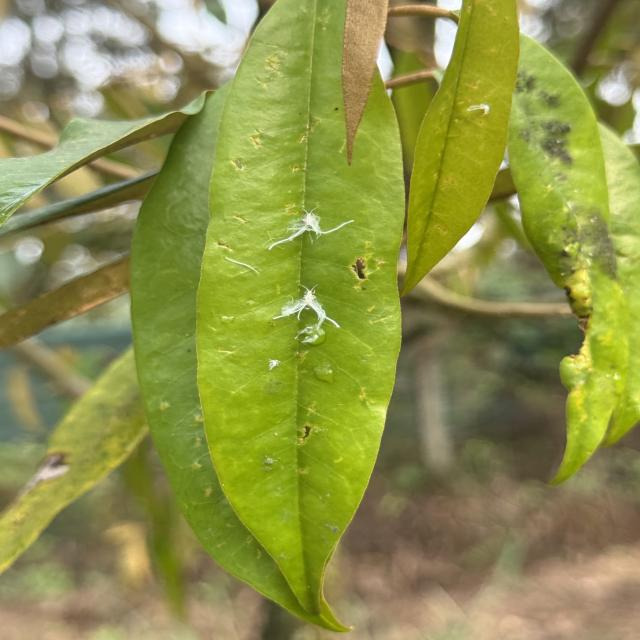
#> input picture prospective/seremban_640/images/test/o1t1_IMG_7950.jpg, 640 x 640 px; its folder holds 3 pictures in this run
$ python exif_audit.py ../../prospective/seremban_640/images/test
#> lines starting #> are read from the running program, lines starting #| are printed output that depends on the picture
#!/usr/bin/env python3
"""
exif_audit.py - inventory the environmental metadata sitting in your photos,
and assign every image to a farm.

    pip install pillow pillow-heif
    python exif_audit.py /path/to/photos -o metadata.csv

What changed from the previous version
--------------------------------------
1. Writes `path` (relative to the scan root) alongside `file`, so images that
   share a basename can still be told apart. IMG_9885 exists twice in this
   library with different content; the old csv keyed on basename alone and
   silently conflated them.

2. Writes `sha1` and `stem`, so the csv can be joined to a Roboflow export
   (whose filenames carry a per-project hash suffix) and so exact duplicates
   are visible.

3. Assigns a `farm` to every image, not only the ones with GPS:
       - images with GPS are clustered at FARM_KM
       - each capture date is then mapped to whichever farm its GPS-bearing
         images belong to
       - images with a date but no GPS inherit that date's farm
   In this library the second rule recovers most of what was missing, because
   each farm was visited on a single day. `farm_source` records which rule
   fired, so the inherited assignments can be excluded if a reviewer objects.

4. Reports device-by-farm and date-by-farm crosstabs, because a camera or a
   date that appears at exactly one farm is confounded with it.

5. Flags duplicate basenames and duplicate content explicitly.
"""
import os
import sys
import csv
import math
import hashlib
import argparse
from collections import defaultdict, Counter
from datetime import datetime

try:
    from PIL import Image, ExifTags
except ImportError:
    sys.exit("pip install pillow")

try:
    import pillow_heif
    pillow_heif.register_heif_opener()
#> (this line was passed over: pillow_heif is not available in this run)
    HEIC = True
except ImportError:
    HEIC = False

EXTS = {".jpg", ".jpeg", ".png", ".tif", ".tiff", ".heic", ".heif", ".dng"}
GPSTAGS = {v: k for k, v in ExifTags.GPSTAGS.items()}
TAGS = {v: k for k, v in ExifTags.TAGS.items()}

FARM_KM = 1.5          # two photos within this distance belong to one farm
NEIGHBOUR_MIN = 30     # a GPS-less photo inherits a farm only if the
                       # nearest GPS photo that day is within this many
                       # minutes on both sides, or unambiguous on one
BORNEO_LON = 109.0     # east of this is Sabah / Sarawak


# ----------------------------------------------------------------- helpers --
# [17 lines left out: functions _rat, dms_to_deg, not called in this run]


def sha1_of(path, chunk=1 << 20):
    h = hashlib.sha1()
    try:
        with open(path, "rb") as fh:
            for b in iter(lambda: fh.read(chunk), b""):
                h.update(b)
        return h.hexdigest()
    except Exception:
        return None


# [28 lines left out: functions haversine, solar_elevation, not called in this run]


# -------------------------------------------------------------- extraction --
def read_one(path, root, want_hash=True):
    rel = os.path.relpath(path, root).replace("\\", "/")
    base = os.path.basename(path)
    out = {
        "file": base,
        "path": rel,
        "stem": os.path.splitext(base)[0],
        "folder": os.path.dirname(rel),
    }
    if want_hash:
        out["sha1"] = sha1_of(path)

    try:
        im = Image.open(path)
        ex = im.getexif()
        out["ImageWidth"], out["ImageLength"] = im.size
    except Exception as e:
        out["error"] = type(e).__name__
        return out

    for name in ("Make", "Model", "DateTimeOriginal", "DateTime", "Software"):
        t = TAGS.get(name)
        if t and t in ex:
            out[name] = str(ex[t])

    try:
        ifd = ex.get_ifd(0x8769)
        for name in ("DateTimeOriginal", "ISOSpeedRatings", "FNumber",
                     "ExposureTime", "FocalLength", "WhiteBalance",
                     "LensModel", "SubsecTimeOriginal"):
            t = TAGS.get(name)
            if t and t in ifd:
                out[name] = str(ifd[t])
    except Exception:
        pass

    try:
        g = ex.get_ifd(0x8825)
    except Exception:
        g = {}
    if g:
        lat = dms_to_deg(g.get(GPSTAGS["GPSLatitude"]),
                         g.get(GPSTAGS["GPSLatitudeRef"], "N"))
        lon = dms_to_deg(g.get(GPSTAGS["GPSLongitude"]),
                         g.get(GPSTAGS["GPSLongitudeRef"], "E"))
        if lat is not None and lon is not None:
            out["lat"], out["lon"] = lat, lon
        alt = _rat(g.get(GPSTAGS["GPSAltitude"]))
        if alt is not None:
            if g.get(GPSTAGS.get("GPSAltitudeRef"), 0) in (1, b"\x01"):
                alt = -alt
            out["altitude_m"] = round(alt, 1)
        for name in ("GPSImgDirection", "GPSSpeed", "GPSHPositioningError",
                     "GPSDateStamp", "GPSTimeStamp"):
            k = GPSTAGS.get(name)
            if k and k in g:
                v = g[k]
                if name == "GPSTimeStamp":
                    try:
                        v = ":".join("%02d" % int(_rat(x)) for x in v)
                    except Exception:
                        pass
                elif name != "GPSDateStamp":
                    v = _rat(v)
                out[name] = str(v)

    ts = out.get("DateTimeOriginal") or out.get("DateTime")
    if ts:
        try:
            dt = datetime.strptime(ts, "%Y:%m:%d %H:%M:%S")
            out["date"] = dt.date().isoformat()
            out["hour"] = round(dt.hour + dt.minute / 60, 3)
            out["doy"] = dt.timetuple().tm_yday
            ang = 2 * math.pi * out["doy"] / 365.25
            out["doy_sin"] = round(math.sin(ang), 4)
            out["doy_cos"] = round(math.cos(ang), 4)
            if out.get("lat") is not None:
                out["solar_elev_deg"] = round(
                    solar_elevation(dt, out["lat"], out["lon"]), 2)
        except Exception:
            pass

    if out.get("lon") is not None:
        out["region"] = "Borneo" if out["lon"] > BORNEO_LON else "Peninsular"
    return out


# ------------------------------------------------------------ farm assign --
def assign_farms(rows, km=FARM_KM):
    """
    GPS-bearing rows are clustered; every date is then mapped to the farm its
    GPS-bearing images sit in, and dateless-but-GPS-less rows inherit nothing.
    Sets 'farm' and 'farm_source' on every row.
    """
    gps_rows = [r for r in rows if r.get("lat") is not None]

    # single-link clustering on the distinct coordinates
    clusters = []                       # list of list of (lat, lon)
    for r in gps_rows:
        p = (r["lat"], r["lon"])
        hit = None
        for c in clusters:
            if any(haversine(p, q) < km for q in c):
                hit = c
                break
        if hit is None:
            clusters.append([p])
        else:
            hit.append(p)

    merged = True
    while merged:
        merged = False
        for i in range(len(clusters)):
            for j in range(i + 1, len(clusters)):
                if any(haversine(p, q) < km
                       for p in clusters[i] for q in clusters[j]):
                    clusters[i] += clusters.pop(j)
                    merged = True
                    break
            if merged:
                break

    clusters.sort(key=len, reverse=True)
    point2farm = {}
    for idx, c in enumerate(clusters):
        for p in c:
            point2farm[p] = idx

    for r in gps_rows:
        r["farm"] = point2farm[(r["lat"], r["lon"])]
        r["farm_source"] = "gps"

    # ---- rule 2: a date that maps to exactly one farm ----------------------
    date_farms = defaultdict(set)
    for r in gps_rows:
        if r.get("date"):
            date_farms[r["date"]].add(r["farm"])
    date2farm = {d: list(f)[0] for d, f in date_farms.items() if len(f) == 1}
    ambiguous = {d for d, f in date_farms.items() if len(f) > 1}

    # ---- rule 3: nearest GPS photo in time, same day -----------------------
    # On a multi-farm day the visits are sequential, so a photo taken between
    # two GPS photos of the same farm belongs to that farm. This is what
    # recovers the images shot on the second phone, which had location off.
    anchors = defaultdict(list)          # date -> [(minutes, farm), ...]
    for r in gps_rows:
        if r.get("date") and r.get("hour") is not None:
            anchors[r["date"]].append((r["hour"] * 60.0, r["farm"]))
    for d in anchors:
        anchors[d].sort()

    def infer_by_time(r):
        d, h = r.get("date"), r.get("hour")
        if not d or h is None or d not in anchors:
            return None, None
        t = h * 60.0
        seq = anchors[d]
        before = [(tt, f) for tt, f in seq if tt <= t]
        after = [(tt, f) for tt, f in seq if tt >= t]
        pb = before[-1] if before else None
        pa = after[0] if after else None

        if pb and pa:
            if pb[1] == pa[1]:
                return pb[1], "time_between"        # bracketed, same farm
            # straddles a move between farms: take the closer one if it is
            # clearly closer, otherwise refuse
            db, da = t - pb[0], pa[0] - t
            if min(db, da) <= NEIGHBOUR_MIN and abs(db - da) > NEIGHBOUR_MIN:
                return (pb[1] if db < da else pa[1]), "time_nearest"
            return None, "time_straddle"
        p = pb or pa
        if p and abs(t - p[0]) <= NEIGHBOUR_MIN:
            return p[1], "time_edge"
        return None, "time_far"

    for r in rows:
        if r.get("farm") is not None:
            continue
        d = r.get("date")
        if d and d in date2farm:
            r["farm"] = date2farm[d]
            r["farm_source"] = "date"
            continue
        f, why = infer_by_time(r)
        if f is not None:
            r["farm"] = f
            r["farm_source"] = why
        else:
            r["farm"] = None
            r["farm_source"] = why or ("ambiguous_date" if d in ambiguous
                                       else "none")

    return clusters, date2farm, ambiguous


# -------------------------------------------------------------------- main --
def main():
    ap = argparse.ArgumentParser()
    ap.add_argument("root")
    ap.add_argument("-o", "--out", default=None)
    ap.add_argument("--no-hash", action="store_true",
                    help="skip sha1 (faster on a big library)")
    a = ap.parse_args()

    files = []
    for dp, _, fns in os.walk(a.root):
        for fn in fns:
            if os.path.splitext(fn)[1].lower() in EXTS:
                files.append(os.path.join(dp, fn))
    if not files:
        sys.exit("no images found under " + a.root)

    print(f"scanning {len(files)} files ...")
    if not HEIC:
        print("  (pillow-heif not installed; HEIC files will fail)")
    rows = [read_one(p, a.root, want_hash=not a.no_hash) for p in files]

    clusters, date2farm, ambiguous = assign_farms(rows)

    n = len(rows)
    gps = [r for r in rows if r.get("lat") is not None]
    tim = [r for r in rows if r.get("date")]
    farmed = [r for r in rows if r.get("farm") is not None]

    print("\n" + "=" * 68)
    print("  COVERAGE")
    print("=" * 68)
    print(f"  images                    {n}")
    print(f"  with GPS                  {len(gps):5d}  ({len(gps)/n:.0%})")
    print(f"  with capture time         {len(tim):5d}  ({len(tim)/n:.0%})")
    print(f"  assigned to a farm        {len(farmed):5d}  ({len(farmed)/n:.0%})")
    src = Counter(r.get("farm_source") for r in rows)
    for k in ("gps", "date", "time_between", "time_nearest", "time_edge",
              "time_straddle", "time_far", "ambiguous_date", "none"):
        if src.get(k):
            print(f"      via {k:16s}{src[k]:5d}")

    # ------------------------------------------------------------- farms ----
    print("\n" + "=" * 68)
    print(f"  FARMS (single-link at {FARM_KM*1000:.0f} m)")
    print("=" * 68)
    byfarm = defaultdict(list)
    for r in farmed:
        byfarm[r["farm"]].append(r)
    print(f"  {'farm':>4s} {'images':>7s} {'gps':>5s} {'date':>5s} "
          f"{'lat':>9s} {'lon':>10s}  {'region':<11s} dates")
    for f in sorted(byfarm, key=lambda k: -len(byfarm[k])):
        rs = byfarm[f]
        gl = [r for r in rs if r.get("lat") is not None]
        la = sum(r["lat"] for r in gl) / len(gl) if gl else float("nan")
        lo = sum(r["lon"] for r in gl) / len(gl) if gl else float("nan")
        ds = sorted({r["date"] for r in rs if r.get("date")})
        reg = "Borneo" if lo > BORNEO_LON else "Peninsular"
        print(f"  {f:4d} {len(rs):7d} "
              f"{sum(1 for r in rs if r.get('farm_source')=='gps'):5d} "
              f"{sum(1 for r in rs if r.get('farm_source')=='date'):5d} "
              f"{la:9.4f} {lo:10.4f}  {reg:<11s} "
              f"{','.join(ds[:3])}{'...' if len(ds)>3 else ''}")

    pen = sum(1 for r in gps if r["lon"] <= BORNEO_LON)
    bor = sum(1 for r in gps if r["lon"] > BORNEO_LON)
    print(f"\n  Peninsular {pen}   Borneo {bor}")
    if bor == 0:
        print("  No Borneo images in this scan - point the script at the Sabah")
        print("  folder too if the cross-island set should be included.")

    # ------------------------------------------------------- confounding ----
    print("\n" + "=" * 68)
    print("  CONFOUNDING CHECKS")
    print("=" * 68)

    dm = defaultdict(Counter)
    unassigned = Counter()
    for r in rows:
        m = r.get("Model", "?")
        if r.get("farm") is not None:
            dm[m][r["farm"]] += 1
        else:
            unassigned[m] += 1
    print("  device by farm:")
    allmodels = set(dm) | set(unassigned)
    for m in sorted(allmodels,
                    key=lambda x: -(sum(dm[x].values()) + unassigned[x])):
        c = dm.get(m, Counter())
        fs = sorted(c)
        print(f"    {str(m):22s} farms {fs}  assigned={sum(c.values())}  "
              f"unassigned={unassigned.get(m,0)}")
        if len(fs) == 1:
            print("        ^ appears at one farm only: confounded with it")
        if unassigned.get(m, 0) and not fs:
            print("        ^ no image from this device has a farm: it carried")
            print("          no GPS and could not be inferred")

    print("\n  GPS presence by device:")
    gpsdev = defaultdict(lambda: [0, 0])
    for r in rows:
        gpsdev[r.get("Model", "?")][0 if r.get("lat") is None else 1] += 1
    for m, (no, yes) in sorted(gpsdev.items(), key=lambda t: -sum(t[1])):
        print(f"    {str(m):22s} with GPS {yes:5d}   without {no:5d}")

    dd = defaultdict(set)
    for r in farmed:
        if r.get("date"):
            dd[r["farm"]].add(r["date"])
    single = [f for f, s in dd.items() if len(s) == 1]
    print(f"\n  farms visited on exactly one day: {len(single)} of {len(dd)}")
    if single:
        print("    farm and date are then the same grouping; a difference")
        print("    between farms cannot be separated from a difference")
        print("    between days.")

    if ambiguous:
        print(f"\n  dates spanning more than one farm: {sorted(ambiguous)}")
        print("    images from these dates were NOT given an inherited farm")

    # -------------------------------------------------------- duplicates ----
    print("\n" + "=" * 68)
    print("  DUPLICATES")
    print("=" * 68)
    by_stem = defaultdict(list)
    for r in rows:
        by_stem[r["stem"]].append(r)
    dup_names = {k: v for k, v in by_stem.items() if len(v) > 1}
    print(f"  repeated basenames        {len(dup_names)}")
    for k, v in list(dup_names.items())[:10]:
        same = len({r.get("sha1") for r in v}) == 1
        tag = "same content" if same else "DIFFERENT CONTENT"
        print(f"    {k:34s} x{len(v)}  {tag}")
        if not same:
            for r in v[:3]:
                print(f"        {r['path']}")

    if not a.no_hash:
        by_hash = defaultdict(list)
        for r in rows:
            if r.get("sha1"):
                by_hash[r["sha1"]].append(r)
        dup_content = {k: v for k, v in by_hash.items() if len(v) > 1}
        extra = sum(len(v) - 1 for v in dup_content.values())
        print(f"  identical files           {len(dup_content)} groups, "
              f"{extra} redundant copies")

    # ------------------------------------------------------------- write ----
    if a.out:
        keys = []
        for r in rows:
            for k in r:
                if k not in keys:
                    keys.append(k)
        for k in ("farm", "farm_source"):
            if k not in keys:
                keys.append(k)
        with open(a.out, "w", newline="", encoding="utf-8-sig") as f:
            w = csv.DictWriter(f, fieldnames=keys)
            w.writeheader()
            w.writerows(rows)
        print(f"\n  wrote {a.out}  ({len(rows)} rows, {len(keys)} columns)")
        print("  join to a Roboflow export on 'stem' after stripping the")
        print("  '.rf.<hash>' suffix from the exported filenames.")


if __name__ == "__main__":
    main()
#> in read_one, im is the input picture: PIL image 640x640 RGB; mean R, G, B 141.4, 145.2, 75.5
#> after the loop in read_one, `for name in ("Make", "Model", "DateTimeOriginal", "DateTime", "Softwar..`: out = {'file': 'o1t1_IMG_7950.jpg', 'path': 'o1t1_IMG_7950.jpg', 'stem': 'o1t1_IMG_7950', 'folder': '', 'sha1': '88ae2e96a241acd5fffb4b99f3ba4553664f7c68', 'ImageWidth': 640, 'ImageLength': 640}
#> in read_one, `ifd = ex.get_ifd(0x8769)`: ifd = 0 items
#> call 2 of read_one, with want_hash = True
#> in read_one (call 2), `rel = os.path.relpath(path, root).replace("\\", "/")`: rel = 'o1t1_IMG_7949.jpg'
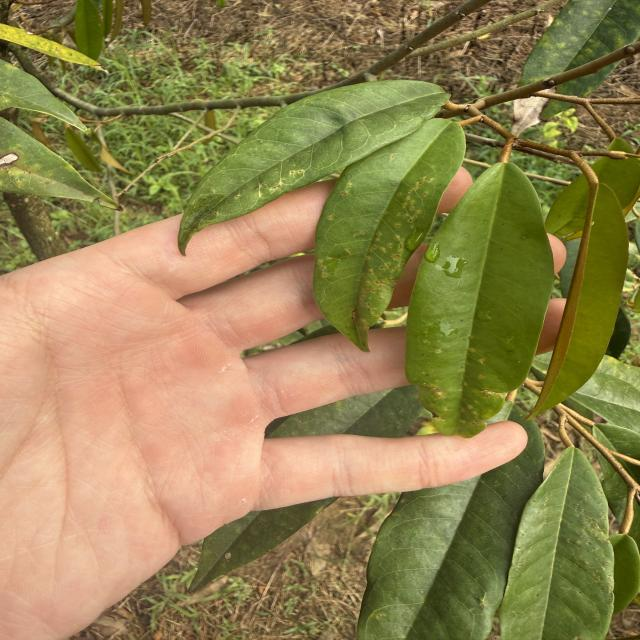
#> input picture prospective/seremban_640/images/test/o1t1_IMG_7949.jpg, 640 x 640 px
#> in read_one, im is the input picture: PIL image 640x640 RGB; mean R, G, B 147.3, 132.3, 82.4
#> after the loop in read_one (call 2), `for name in ("Make", "Model", "DateTimeOriginal", "DateTime", "Softwar..`: out = {'file': 'o1t1_IMG_7949.jpg', 'path': 'o1t1_IMG_7949.jpg', 'stem': 'o1t1_IMG_7949', 'folder': '', 'sha1': 'df6a6b84af57fdd564aca72b021c1c405c89f1fb', 'ImageWidth': 640, 'ImageLength': 640}
#> call 3 of read_one, with want_hash = True
#> in read_one (call 3), `rel = os.path.relpath(path, root).replace("\\", "/")`: rel = 'o1t1_IMG_7951.jpg'
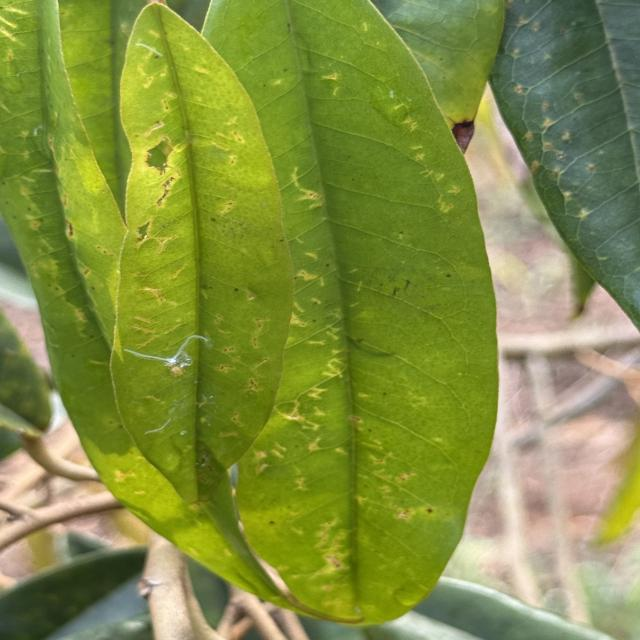
#> input picture prospective/seremban_640/images/test/o1t1_IMG_7951.jpg, 640 x 640 px
#> in read_one, im is the input picture: PIL image 640x640 RGB; mean R, G, B 131, 143.9, 66.3
#> after the loop in read_one (call 3), `for name in ("Make", "Model", "DateTimeOriginal", "DateTime", "Softwar..`: out = {'file': 'o1t1_IMG_7951.jpg', 'path': 'o1t1_IMG_7951.jpg', 'stem': 'o1t1_IMG_7951', 'folder': '', 'sha1': 'f481c13b33961f9a9d83b97912957b1caad3d345', 'ImageWidth': 640, 'ImageLength': 640}
#> in main, `rows = [read_one(p, a.root, want_hash=not a.no_hash) for p in files]`: rows = 3 items
#> in assign_farms, `gps_rows = [r for r in rows if r.get("lat") is not None]`: gps_rows = []
#> after the loop in assign_farms, `for idx, c in enumerate(clusters):`: point2farm = 0 items
#> the loop in assign_farms, `for r in rows:` made 3 passes
#> in main, `clusters, date2farm, ambiguous = assign_farms(rows)`: clusters = []; date2farm = 0 items
#> in main, `n = len(rows)`: n = 3
#> in main, `gps = [r for r in rows if r.get("lat") is not None]`: gps = []
#|   images                    3
#|   with GPS                      0  (0%)
#|   with capture time             0  (0%)
#|   assigned to a farm            0  (0%)
#> in main, `src = Counter(r.get("farm_source") for r in rows)`: src = {'none': 3}
#> the loop in main, `for k in ("gps", "date", "time_between", "time_nearest", "time_edge", ..` made 9 passes
#|       via none                3
#> in main, `pen = sum(1 for r in gps if r["lon"] <= BORNEO_LON)`: pen = 0
#|   Peninsular 0   Borneo 0
#> the loop in main, `for r in rows:` made 3 passes
#> after the loop in main, `for r in rows:`: dm = 0 items; unassigned = {'?': 3}
#> in main, `allmodels = set(dm) | set(unassigned)`: allmodels = 1 item
#> the loop in main, `for m in sorted(allmodels, key=lambda x: -(sum(dm[x].values()) + unass..` made 1 pass
#> m on pass 1: '?'
#|     ?                      farms []  assigned=0  unassigned=3
#|         ^ no image from this device has a farm: it carried
#|           no GPS and could not be inferred
#> after the loop in main, `for r in rows:`: gpsdev = {'?': [3, 0]}
#> the loop in main, `for m, (no, yes) in sorted(gpsdev.items(), key=lambda t: -sum(t[1])):` made 1 pass
#|     ?                      with GPS     0   without     3
